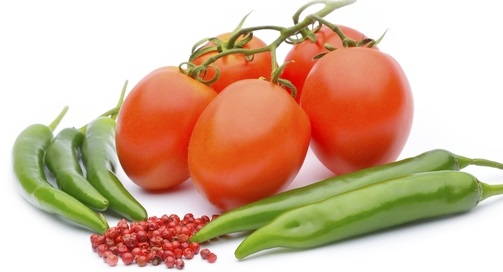
%> input picture VISION POR COMPUTADORA/Examen vision/Imagen1.jpg, 503 x 272 px
$ octave 'EXAMEN R1 Y R2.m'   (GNU Octave 9; MATLAB toolbox functions it lacks are replaced by stand-ins)
%> lines starting %> are read from the running program, lines starting %| are printed output that depends on the picture; in (x1, y1, x2, y2) boxes, pixels count from 0 and x2, y2 are one past the last pixel; in counts of white or black regions, pixels touching at a corner belong together; the program's own positions count from 1

%% Cargar la imagen de las verduras %%
I = imread("imagen1.jpg");
%> I is the input picture: size 272x503x3 uint8; mean R, G, B 212.5, 180.2, 153.9
imshow(I)

%% Pedir un kmeans con k = 3 %%
[seg,centros] = imsegkmeans(I,3);
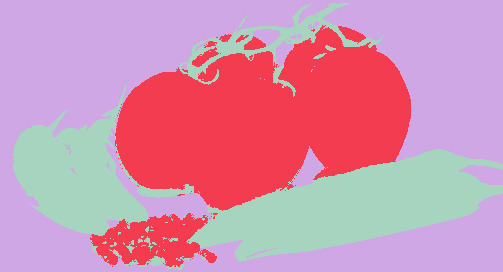
%> seg: size 272x503 uint8; 3 distinct labels, from 1 to 3; one colour per label, 0 black
%> centros = [136 148 85; 213 93 55; 251 250 249]
imagesc(seg);
title("Imagen segmentada")
% Agregar los colores de los centros como el colormap %
colormap(centros);


%% Cargar la imagen para el segundo ejercicio %%
I = imread("imagen2.jpg");
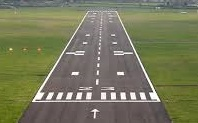
%> input picture VISION POR COMPUTADORA/Examen vision/imagen2.jpg, 198 x 123 px
%> I is the input picture: size 123x198x3 uint8; mean R, G, B 118.9, 120.6, 91.8
imshow(I)

%% Convertir la imagen en escala de grises %%
BI = rgb2gray(I);
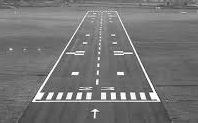
%> BI: size 123x198 uint8; min 32, max 255, mean 116.9

%% Aplicar la transformada con canny y volver a proyectar
BW = edge(BI,'canny');
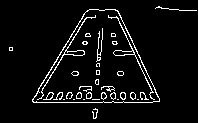
%> BW: size 123x198 logical; 5.5% white in thin lines or dots, all inside (x1, y1, x2, y2) = (9, 6, 197, 119)
imshow(BW);
title('Bordes detectados con Canny');

%% 4. Realizar la Transformada de Hough y proyectar su espacio %%
[H, T, R] = hough(BW);
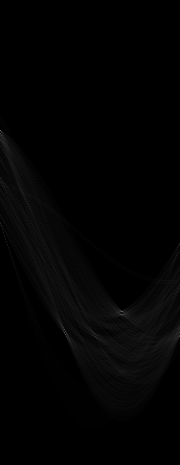
%> H: size 465x180 double; min 0, max 116, mean 2.9
%> T = 180 values from -90 to 89; R = 465 values from -232 to 232
imshow(imadjust(rescale(H)), 'XData', T, 'YData', R, ...
       'InitialMagnification', 'fit');
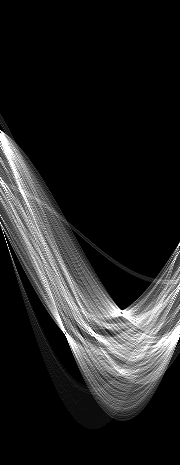
%> displayed picture: size 465x180, on the screen's scale of 0 to 255; min 0, max 255, mean 34.2
title('Espacio de Hough');
xlabel('\theta (degrees)');
ylabel('\rho');
axis on, axis normal, hold on;
colormap(gca, hot);

%% 5. Encontrar los picos en el espacio de Hough
P = houghpeaks(H, 5, 'threshold', ceil(0.6 * max(H(:))));
%> P = [131 1; 312 122; 335 66]
x = T(P(:,2));
%> x = [-90 31 -25]
y = R(P(:,1));
%> y = [-102 79 102]
plot(x, y, 's', 'Color', 'black');

%% 6. Extraer las líneas de los picos encontrados
lines = houghlines(BW, T, R, P, 'FillGap', 20, 'MinLength', 40);
%> lines = 3 lines; point1 to point2 (x, y): (34, 103) to (153, 103), (33, 101) to (87, 12), (118, 11) to (160, 101)
imshow(I); % Muestra la imagen original
title('Líneas de la pista de aterrizaje detectadas');
hold on; % Permite dibujar sobre la imagen
max_len = 0; % Para encontrar la línea más larga, opcional
for k = 1:length(lines)
   xy = [lines(k).point1; lines(k).point2];
   plot(xy(:,1), xy(:,2), 'LineWidth', 2, 'Color', 'red'); % Dibuja la línea en rojo
   % Marca los puntos inicial y final de la línea (opcional)
   plot(xy(1,1), xy(1,2), 'x', 'LineWidth', 2, 'Color', 'yellow');
   plot(xy(2,1), xy(2,2), 'x', 'LineWidth', 2, 'Color', 'green');
   % Determina la línea más larga (opcional)
   len = norm(lines(k).point1 - lines(k).point2);
   if ( len > max_len)
      max_len = len;
      longest_line = xy;
   end
end
%> this loop made 3 passes
%> (len, max_len, longest_line) on pass 1: (119, 119, [34 103; 153 103])
%> (xy, len) on passes 2 to 3: ([33 101; 87 12], 104.1), ([118 11; 160 101], 99.32)
if exist('longest_line', 'var')
    plot(longest_line(:,1), longest_line(:,2), 'LineWidth', 2, 'Color', 'blue');
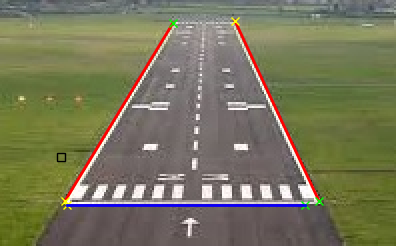
%> figure redrawn from the program's plot data; shown 2 times larger; its title reads 'Líneas de la pista de aterrizaje detectadas'
end

hold off;
